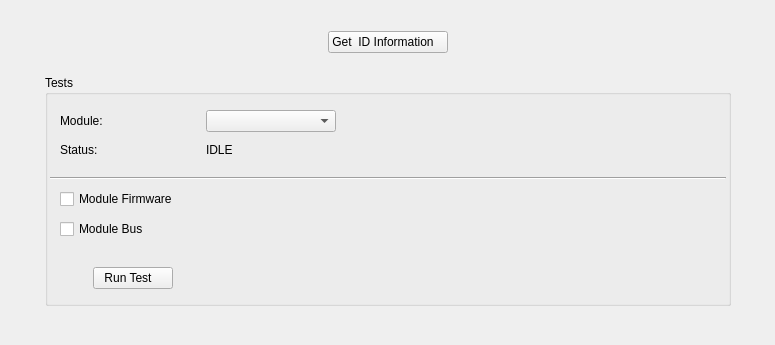
<?xml version="1.0" encoding="UTF-8"?>
<ui version="4.0">
 <class>TabDebuggingObject</class>
 <widget class="QWidget" name="TabDebuggingObject">
  <property name="geometry">
   <rect>
    <x>0</x>
    <y>0</y>
    <width>775</width>
    <height>345</height>
   </rect>
  </property>
  <property name="sizePolicy">
   <sizepolicy hsizetype="Preferred" vsizetype="Fixed">
    <horstretch>0</horstretch>
    <verstretch>0</verstretch>
   </sizepolicy>
  </property>
  <property name="minimumSize">
   <size>
    <width>0</width>
    <height>0</height>
   </size>
  </property>
  <property name="maximumSize">
   <size>
    <width>1000</width>
    <height>1000</height>
   </size>
  </property>
  <property name="windowTitle">
   <string>Form</string>
  </property>
  <widget class="QGroupBox" name="groupBox">
   <property name="geometry">
    <rect>
     <x>45</x>
     <y>75</y>
     <width>686</width>
     <height>231</height>
    </rect>
   </property>
   <property name="focusPolicy">
    <enum>Qt::NoFocus</enum>
   </property>
   <property name="title">
    <string>Tests</string>
   </property>
   <widget class="QWidget" name="gridLayoutWidget_2">
    <property name="geometry">
     <rect>
      <x>15</x>
      <y>110</y>
      <width>149</width>
      <height>58</height>
     </rect>
    </property>
    <layout class="QGridLayout" name="gridLayout_2">
     <item row="0" column="0">
      <widget class="QCheckBox" name="chkDetectorFirmware">
       <property name="focusPolicy">
        <enum>Qt::NoFocus</enum>
       </property>
       <property name="text">
        <string>Module Firmware</string>
       </property>
      </widget>
     </item>
     <item row="1" column="0">
      <widget class="QCheckBox" name="chkDetectorBus">
       <property name="focusPolicy">
        <enum>Qt::NoFocus</enum>
       </property>
       <property name="text">
        <string>Module Bus</string>
       </property>
      </widget>
     </item>
    </layout>
   </widget>
   <widget class="QWidget" name="horizontalLayoutWidget">
    <property name="geometry">
     <rect>
      <x>15</x>
      <y>185</y>
      <width>147</width>
      <height>36</height>
     </rect>
    </property>
    <layout class="QHBoxLayout" name="horizontalLayout">
     <item>
      <widget class="QPushButton" name="btnTest">
       <property name="sizePolicy">
        <sizepolicy hsizetype="Fixed" vsizetype="Fixed">
         <horstretch>0</horstretch>
         <verstretch>0</verstretch>
        </sizepolicy>
       </property>
       <property name="text">
        <string>Run Test   </string>
       </property>
       <property name="icon">
        <iconset resource="../include/icons.qrc">
         <normaloff>:/icons/images/start.png</normaloff>:/icons/images/start.png</iconset>
       </property>
      </widget>
     </item>
    </layout>
   </widget>
   <widget class="QWidget" name="gridLayoutWidget_4">
    <property name="geometry">
     <rect>
      <x>15</x>
      <y>30</y>
      <width>276</width>
      <height>32</height>
     </rect>
    </property>
    <layout class="QGridLayout" name="gridLayout_4">
     <item row="0" column="0">
      <widget class="QLabel" name="lblDetector">
       <property name="sizePolicy">
        <sizepolicy hsizetype="Maximum" vsizetype="Preferred">
         <horstretch>0</horstretch>
         <verstretch>0</verstretch>
        </sizepolicy>
       </property>
       <property name="minimumSize">
        <size>
         <width>0</width>
         <height>0</height>
        </size>
       </property>
       <property name="maximumSize">
        <size>
         <width>150</width>
         <height>16777215</height>
        </size>
       </property>
       <property name="text">
        <string>Module:</string>
       </property>
      </widget>
     </item>
     <item row="0" column="2">
      <widget class="QComboBox" name="comboDetector">
       <property name="sizePolicy">
        <sizepolicy hsizetype="Preferred" vsizetype="Fixed">
         <horstretch>0</horstretch>
         <verstretch>0</verstretch>
        </sizepolicy>
       </property>
       <property name="maximumSize">
        <size>
         <width>16777215</width>
         <height>16777215</height>
        </size>
       </property>
      </widget>
     </item>
     <item row="0" column="1">
      <spacer name="horizontalSpacer">
       <property name="orientation">
        <enum>Qt::Horizontal</enum>
       </property>
       <property name="sizeType">
        <enum>QSizePolicy::Fixed</enum>
       </property>
       <property name="sizeHint" stdset="0">
        <size>
         <width>10</width>
         <height>20</height>
        </size>
       </property>
      </spacer>
     </item>
    </layout>
   </widget>
   <widget class="QWidget" name="horizontalLayoutWidget_4">
    <property name="geometry">
     <rect>
      <x>15</x>
      <y>60</y>
      <width>276</width>
      <height>31</height>
     </rect>
    </property>
    <layout class="QHBoxLayout" name="horizontalLayout_4">
     <item>
      <widget class="QLabel" name="lblStatusLabel">
       <property name="sizePolicy">
        <sizepolicy hsizetype="Maximum" vsizetype="Fixed">
         <horstretch>0</horstretch>
         <verstretch>0</verstretch>
        </sizepolicy>
       </property>
       <property name="maximumSize">
        <size>
         <width>150</width>
         <height>16777215</height>
        </size>
       </property>
       <property name="text">
        <string>Status:</string>
       </property>
      </widget>
     </item>
     <item>
      <spacer name="horizontalSpacer_2">
       <property name="orientation">
        <enum>Qt::Horizontal</enum>
       </property>
       <property name="sizeType">
        <enum>QSizePolicy::Fixed</enum>
       </property>
       <property name="sizeHint" stdset="0">
        <size>
         <width>10</width>
         <height>20</height>
        </size>
       </property>
      </spacer>
     </item>
     <item>
      <widget class="QLabel" name="lblStatus">
       <property name="sizePolicy">
        <sizepolicy hsizetype="Preferred" vsizetype="Fixed">
         <horstretch>0</horstretch>
         <verstretch>0</verstretch>
        </sizepolicy>
       </property>
       <property name="text">
        <string>IDLE</string>
       </property>
      </widget>
     </item>
    </layout>
   </widget>
   <widget class="Line" name="line">
    <property name="geometry">
     <rect>
      <x>5</x>
      <y>95</y>
      <width>676</width>
      <height>16</height>
     </rect>
    </property>
    <property name="orientation">
     <enum>Qt::Horizontal</enum>
    </property>
   </widget>
  </widget>
  <widget class="QWidget" name="horizontalLayoutWidget_3">
   <property name="geometry">
    <rect>
     <x>45</x>
     <y>25</y>
     <width>686</width>
     <height>34</height>
    </rect>
   </property>
   <layout class="QHBoxLayout" name="horizontalLayout_3">
    <item>
     <widget class="QPushButton" name="btnGetInfo">
      <property name="sizePolicy">
       <sizepolicy hsizetype="Fixed" vsizetype="Fixed">
        <horstretch>0</horstretch>
        <verstretch>0</verstretch>
       </sizepolicy>
      </property>
      <property name="minimumSize">
       <size>
        <width>0</width>
        <height>0</height>
       </size>
      </property>
      <property name="maximumSize">
       <size>
        <width>16777215</width>
        <height>16777215</height>
       </size>
      </property>
      <property name="text">
       <string>Get  ID Information   </string>
      </property>
      <property name="icon">
       <iconset resource="../include/icons.qrc">
        <normaloff>:/icons/images/download.png</normaloff>:/icons/images/download.png</iconset>
      </property>
     </widget>
    </item>
   </layout>
  </widget>
 </widget>
 <tabstops>
  <tabstop>btnGetInfo</tabstop>
  <tabstop>comboDetector</tabstop>
  <tabstop>btnTest</tabstop>
 </tabstops>
 <resources>
  <include location="../include/icons.qrc"/>
 </resources>
 <connections/>
</ui>
